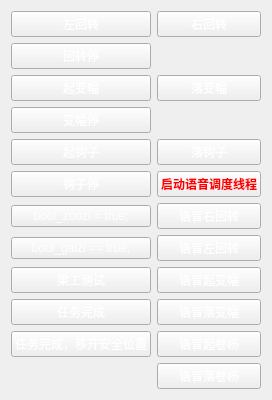
        <widget class="QWidget" name="tab_pedestrians">
         <attribute name="title">
          <string>行人检测实时视频</string>
         </attribute>
         <layout class="QGridLayout" name="gridLayout_4">
          <item row="0" column="1">
           <widget class="QPushButton" name="rotate_right">
            <property name="styleSheet">
             <string notr="true">color: rgb(255, 255, 255);</string>
            </property>
            <property name="text">
             <string>右回转</string>
            </property>
           </widget>
          </item>
          <item row="10" column="0">
           <widget class="QPushButton" name="task_wancheng_voice">
            <property name="styleSheet">
             <string notr="true">color: rgb(255, 255, 255);</string>
            </property>
            <property name="text">
             <string>任务完成</string>
            </property>
           </widget>
          </item>
          <item row="7" column="0">
           <widget class="QPushButton" name="zhuzi">
            <property name="styleSheet">
             <string notr="true">color: rgb(255, 255, 255);</string>
            </property>
            <property name="text">
             <string>bool_zuozi = true;</string>
            </property>
           </widget>
          </item>
          <item row="1" column="0">
           <widget class="QPushButton" name="rotate_stop">
            <property name="styleSheet">
             <string notr="true">color: rgb(255, 255, 255);</string>
            </property>
            <property name="text">
             <string>回转停</string>
            </property>
           </widget>
          </item>
          <item row="4" column="0">
           <widget class="QPushButton" name="luff_stop">
            <property name="styleSheet">
             <string notr="true">color: rgb(255, 255, 255);</string>
            </property>
            <property name="text">
             <string>变幅停</string>
            </property>
           </widget>
          </item>
          <item row="3" column="0">
           <widget class="QPushButton" name="luff_up">
            <property name="styleSheet">
             <string notr="true">color: rgb(255, 255, 255);</string>
            </property>
            <property name="text">
             <string>起变幅</string>
            </property>
           </widget>
          </item>
          <item row="0" column="0">
           <widget class="QPushButton" name="rotate_left">
            <property name="styleSheet">
             <string notr="true">color: rgb(255, 255, 255);</string>
            </property>
            <property name="text">
             <string>左回转</string>
            </property>
           </widget>
          </item>
          <item row="8" column="0">
           <widget class="QPushButton" name="gaizi">
            <property name="styleSheet">
             <string notr="true">color: rgb(255, 255, 255);</string>
            </property>
            <property name="text">
             <string>bool_gaizi == true;</string>
            </property>
           </widget>
          </item>
          <item row="9" column="0">
           <widget class="QPushButton" name="test_liang">
            <property name="styleSheet">
             <string notr="true">color: rgb(255, 255, 255);</string>
            </property>
            <property name="text">
             <string>梁工测试</string>
            </property>
           </widget>
          </item>
          <item row="11" column="0">
           <widget class="QPushButton" name="recome_safe_voice">
            <property name="styleSheet">
             <string notr="true">color: rgb(255, 255, 255);</string>
            </property>
            <property name="text">
             <string>任务完成，移开安全位置</string>
            </property>
           </widget>
          </item>
          <item row="3" column="1">
           <widget class="QPushButton" name="luff_down">
            <property name="styleSheet">
             <string notr="true">color: rgb(255, 255, 255);</string>
            </property>
            <property name="text">
             <string>落变幅</string>
            </property>
           </widget>
          </item>
          <item row="5" column="0">
           <widget class="QPushButton" name="up_hook">
            <property name="styleSheet">
             <string notr="true">color: rgb(255, 255, 255);</string>
            </property>
            <property name="text">
             <string>起钩子</string>
            </property>
           </widget>
          </item>
          <item row="5" column="1">
           <widget class="QPushButton" name="down_hook">
            <property name="styleSheet">
             <string notr="true">color: rgb(255, 255, 255);</string>
            </property>
            <property name="text">
             <string>落钩子</string>
            </property>
           </widget>
          </item>
          <item row="6" column="0">
           <widget class="QPushButton" name="stop_hook">
            <property name="styleSheet">
             <string notr="true">color: rgb(255, 255, 255);</string>
            </property>
            <property name="text">
             <string>钩子停</string>
            </property>
           </widget>
          </item>
          <item row="6" column="1">
           <widget class="QPushButton" name="voice_control">
            <property name="font">
             <font>
              <weight>75</weight>
              <bold>true</bold>
             </font>
            </property>
            <property name="styleSheet">
             <string notr="true">color: rgb(255, 0, 0);</string>
            </property>
            <property name="text">
             <string>启动语音调度线程</string>
            </property>
           </widget>
          </item>
          <item row="8" column="1">
           <widget class="QPushButton" name="rotation_left">
            <property name="styleSheet">
             <string notr="true">color: rgb(255, 255, 255);</string>
            </property>
            <property name="text">
             <string>语音左回转</string>
            </property>
           </widget>
          </item>
          <item row="10" column="1">
           <widget class="QPushButton" name="luff_down_2">
            <property name="styleSheet">
             <string notr="true">color: rgb(255, 255, 255);</string>
            </property>
            <property name="text">
             <string>语音落变幅</string>
            </property>
           </widget>
          </item>
          <item row="7" column="1">
           <widget class="QPushButton" name="rotation_right">
            <property name="styleSheet">
             <string notr="true">color: rgb(255, 255, 255);</string>
            </property>
            <property name="text">
             <string>语音右回转</string>
            </property>
           </widget>
          </item>
          <item row="9" column="1">
           <widget class="QPushButton" name="luff_up_2">
            <property name="styleSheet">
             <string notr="true">color: rgb(255, 255, 255);</string>
            </property>
            <property name="text">
             <string>语音起变幅</string>
            </property>
           </widget>
          </item>
          <item row="11" column="1">
           <widget class="QPushButton" name="wind_up">
            <property name="styleSheet">
             <string notr="true">color: rgb(255, 255, 255);</string>
            </property>
            <property name="text">
             <string>语音起卷杨</string>
            </property>
           </widget>
          </item>
          <item row="12" column="1">
           <widget class="QPushButton" name="wind_down">
            <property name="styleSheet">
             <string notr="true">color: rgb(255, 255, 255);</string>
            </property>
            <property name="text">
             <string>语音落卷杨</string>
            </property>
           </widget>
          </item>
         </layout>
        </widget>
